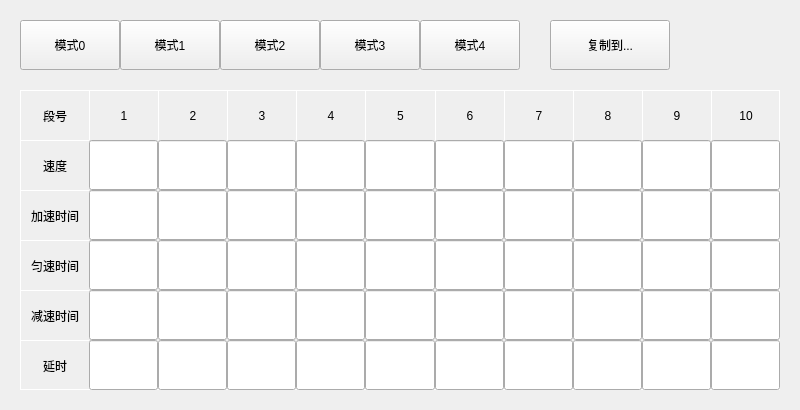
<?xml version="1.0" encoding="UTF-8"?>
<ui version="4.0">
 <class>FormMenuHSetMM2</class>
 <widget class="QWidget" name="FormMenuHSetMM2">
  <property name="geometry">
   <rect>
    <x>0</x>
    <y>0</y>
    <width>800</width>
    <height>410</height>
   </rect>
  </property>
  <property name="windowTitle">
   <string>FormMenuHSetMM2</string>
  </property>
  <widget class="QWidget" name="widget" native="true">
   <property name="geometry">
    <rect>
     <x>20</x>
     <y>20</y>
     <width>500</width>
     <height>50</height>
    </rect>
   </property>
   <layout class="QHBoxLayout" name="horizontalLayout">
    <property name="spacing">
     <number>0</number>
    </property>
    <property name="leftMargin">
     <number>0</number>
    </property>
    <property name="topMargin">
     <number>0</number>
    </property>
    <property name="rightMargin">
     <number>0</number>
    </property>
    <property name="bottomMargin">
     <number>0</number>
    </property>
    <item>
     <widget class="QPushButton" name="pushButton">
      <property name="sizePolicy">
       <sizepolicy hsizetype="Minimum" vsizetype="Minimum">
        <horstretch>0</horstretch>
        <verstretch>0</verstretch>
       </sizepolicy>
      </property>
      <property name="text">
       <string>模式0</string>
      </property>
      <property name="checkable">
       <bool>true</bool>
      </property>
     </widget>
    </item>
    <item>
     <widget class="QPushButton" name="pushButton_2">
      <property name="sizePolicy">
       <sizepolicy hsizetype="Minimum" vsizetype="Minimum">
        <horstretch>0</horstretch>
        <verstretch>0</verstretch>
       </sizepolicy>
      </property>
      <property name="text">
       <string>模式1</string>
      </property>
      <property name="checkable">
       <bool>true</bool>
      </property>
     </widget>
    </item>
    <item>
     <widget class="QPushButton" name="pushButton_3">
      <property name="sizePolicy">
       <sizepolicy hsizetype="Minimum" vsizetype="Minimum">
        <horstretch>0</horstretch>
        <verstretch>0</verstretch>
       </sizepolicy>
      </property>
      <property name="text">
       <string>模式2</string>
      </property>
      <property name="checkable">
       <bool>true</bool>
      </property>
     </widget>
    </item>
    <item>
     <widget class="QPushButton" name="pushButton_4">
      <property name="sizePolicy">
       <sizepolicy hsizetype="Minimum" vsizetype="Minimum">
        <horstretch>0</horstretch>
        <verstretch>0</verstretch>
       </sizepolicy>
      </property>
      <property name="text">
       <string>模式3</string>
      </property>
      <property name="checkable">
       <bool>true</bool>
      </property>
     </widget>
    </item>
    <item>
     <widget class="QPushButton" name="pushButton_5">
      <property name="sizePolicy">
       <sizepolicy hsizetype="Minimum" vsizetype="Minimum">
        <horstretch>0</horstretch>
        <verstretch>0</verstretch>
       </sizepolicy>
      </property>
      <property name="text">
       <string>模式4</string>
      </property>
      <property name="checkable">
       <bool>true</bool>
      </property>
     </widget>
    </item>
   </layout>
  </widget>
  <widget class="QWidget" name="widget_2" native="true">
   <property name="geometry">
    <rect>
     <x>20</x>
     <y>90</y>
     <width>760</width>
     <height>300</height>
    </rect>
   </property>
   <property name="styleSheet">
    <string notr="true">QLabel {
border-left: 1px solid white;
border-top: 1px solid white;
}
.QWidget {
border-right: 1px solid white;
border-bottom: 1px solid white;
}</string>
   </property>
   <layout class="QGridLayout" name="gridLayout">
    <property name="leftMargin">
     <number>0</number>
    </property>
    <property name="topMargin">
     <number>0</number>
    </property>
    <property name="rightMargin">
     <number>0</number>
    </property>
    <property name="bottomMargin">
     <number>0</number>
    </property>
    <property name="spacing">
     <number>0</number>
    </property>
    <item row="0" column="0">
     <widget class="QLabel" name="lab_1">
      <property name="text">
       <string>段号</string>
      </property>
      <property name="alignment">
       <set>Qt::AlignCenter</set>
      </property>
      <property name="margin">
       <number>3</number>
      </property>
     </widget>
    </item>
    <item row="0" column="1">
     <widget class="QLabel" name="dn_1">
      <property name="text">
       <string>1</string>
      </property>
      <property name="alignment">
       <set>Qt::AlignCenter</set>
      </property>
     </widget>
    </item>
    <item row="0" column="2">
     <widget class="QLabel" name="dn_2">
      <property name="text">
       <string>2</string>
      </property>
      <property name="alignment">
       <set>Qt::AlignCenter</set>
      </property>
     </widget>
    </item>
    <item row="0" column="3">
     <widget class="QLabel" name="dn_3">
      <property name="text">
       <string>3</string>
      </property>
      <property name="alignment">
       <set>Qt::AlignCenter</set>
      </property>
     </widget>
    </item>
    <item row="0" column="4">
     <widget class="QLabel" name="dn_4">
      <property name="text">
       <string>4</string>
      </property>
      <property name="alignment">
       <set>Qt::AlignCenter</set>
      </property>
     </widget>
    </item>
    <item row="0" column="5">
     <widget class="QLabel" name="dn_5">
      <property name="text">
       <string>5</string>
      </property>
      <property name="alignment">
       <set>Qt::AlignCenter</set>
      </property>
     </widget>
    </item>
    <item row="0" column="6">
     <widget class="QLabel" name="dn_6">
      <property name="text">
       <string>6</string>
      </property>
      <property name="alignment">
       <set>Qt::AlignCenter</set>
      </property>
     </widget>
    </item>
    <item row="0" column="7">
     <widget class="QLabel" name="dn_7">
      <property name="text">
       <string>7</string>
      </property>
      <property name="alignment">
       <set>Qt::AlignCenter</set>
      </property>
     </widget>
    </item>
    <item row="0" column="8">
     <widget class="QLabel" name="dn_8">
      <property name="text">
       <string>8</string>
      </property>
      <property name="alignment">
       <set>Qt::AlignCenter</set>
      </property>
     </widget>
    </item>
    <item row="0" column="9">
     <widget class="QLabel" name="dn_9">
      <property name="text">
       <string>9</string>
      </property>
      <property name="alignment">
       <set>Qt::AlignCenter</set>
      </property>
     </widget>
    </item>
    <item row="0" column="10">
     <widget class="QLabel" name="dn_10">
      <property name="text">
       <string>10</string>
      </property>
      <property name="alignment">
       <set>Qt::AlignCenter</set>
      </property>
     </widget>
    </item>
    <item row="1" column="0">
     <widget class="QLabel" name="lab_2">
      <property name="text">
       <string>速度</string>
      </property>
      <property name="alignment">
       <set>Qt::AlignCenter</set>
      </property>
      <property name="margin">
       <number>3</number>
      </property>
     </widget>
    </item>
    <item row="1" column="1">
     <widget class="QLineEdit" name="sd_1">
      <property name="sizePolicy">
       <sizepolicy hsizetype="Ignored" vsizetype="Preferred">
        <horstretch>0</horstretch>
        <verstretch>0</verstretch>
       </sizepolicy>
      </property>
      <property name="alignment">
       <set>Qt::AlignCenter</set>
      </property>
     </widget>
    </item>
    <item row="1" column="2">
     <widget class="QLineEdit" name="sd_2">
      <property name="sizePolicy">
       <sizepolicy hsizetype="Ignored" vsizetype="Preferred">
        <horstretch>0</horstretch>
        <verstretch>0</verstretch>
       </sizepolicy>
      </property>
      <property name="alignment">
       <set>Qt::AlignCenter</set>
      </property>
     </widget>
    </item>
    <item row="1" column="3">
     <widget class="QLineEdit" name="sd_3">
      <property name="sizePolicy">
       <sizepolicy hsizetype="Ignored" vsizetype="Preferred">
        <horstretch>0</horstretch>
        <verstretch>0</verstretch>
       </sizepolicy>
      </property>
      <property name="alignment">
       <set>Qt::AlignCenter</set>
      </property>
     </widget>
    </item>
    <item row="1" column="4">
     <widget class="QLineEdit" name="sd_4">
      <property name="sizePolicy">
       <sizepolicy hsizetype="Ignored" vsizetype="Preferred">
        <horstretch>0</horstretch>
        <verstretch>0</verstretch>
       </sizepolicy>
      </property>
      <property name="alignment">
       <set>Qt::AlignCenter</set>
      </property>
     </widget>
    </item>
    <item row="1" column="5">
     <widget class="QLineEdit" name="sd_5">
      <property name="sizePolicy">
       <sizepolicy hsizetype="Ignored" vsizetype="Preferred">
        <horstretch>0</horstretch>
        <verstretch>0</verstretch>
       </sizepolicy>
      </property>
      <property name="alignment">
       <set>Qt::AlignCenter</set>
      </property>
     </widget>
    </item>
    <item row="1" column="6">
     <widget class="QLineEdit" name="sd_6">
      <property name="sizePolicy">
       <sizepolicy hsizetype="Ignored" vsizetype="Preferred">
        <horstretch>0</horstretch>
        <verstretch>0</verstretch>
       </sizepolicy>
      </property>
      <property name="alignment">
       <set>Qt::AlignCenter</set>
      </property>
     </widget>
    </item>
    <item row="1" column="7">
     <widget class="QLineEdit" name="sd_7">
      <property name="sizePolicy">
       <sizepolicy hsizetype="Ignored" vsizetype="Preferred">
        <horstretch>0</horstretch>
        <verstretch>0</verstretch>
       </sizepolicy>
      </property>
      <property name="alignment">
       <set>Qt::AlignCenter</set>
      </property>
     </widget>
    </item>
    <item row="1" column="8">
     <widget class="QLineEdit" name="sd_8">
      <property name="sizePolicy">
       <sizepolicy hsizetype="Ignored" vsizetype="Preferred">
        <horstretch>0</horstretch>
        <verstretch>0</verstretch>
       </sizepolicy>
      </property>
      <property name="alignment">
       <set>Qt::AlignCenter</set>
      </property>
     </widget>
    </item>
    <item row="1" column="9">
     <widget class="QLineEdit" name="sd_9">
      <property name="sizePolicy">
       <sizepolicy hsizetype="Ignored" vsizetype="Preferred">
        <horstretch>0</horstretch>
        <verstretch>0</verstretch>
       </sizepolicy>
      </property>
      <property name="alignment">
       <set>Qt::AlignCenter</set>
      </property>
     </widget>
    </item>
    <item row="1" column="10">
     <widget class="QLineEdit" name="sd_10">
      <property name="sizePolicy">
       <sizepolicy hsizetype="Ignored" vsizetype="Preferred">
        <horstretch>0</horstretch>
        <verstretch>0</verstretch>
       </sizepolicy>
      </property>
      <property name="alignment">
       <set>Qt::AlignCenter</set>
      </property>
     </widget>
    </item>
    <item row="2" column="0">
     <widget class="QLabel" name="lab_3">
      <property name="text">
       <string>加速时间</string>
      </property>
      <property name="alignment">
       <set>Qt::AlignCenter</set>
      </property>
      <property name="margin">
       <number>3</number>
      </property>
     </widget>
    </item>
    <item row="2" column="1">
     <widget class="QLineEdit" name="jssj_1">
      <property name="sizePolicy">
       <sizepolicy hsizetype="Ignored" vsizetype="Preferred">
        <horstretch>0</horstretch>
        <verstretch>0</verstretch>
       </sizepolicy>
      </property>
      <property name="alignment">
       <set>Qt::AlignCenter</set>
      </property>
     </widget>
    </item>
    <item row="2" column="2">
     <widget class="QLineEdit" name="jssj_2">
      <property name="sizePolicy">
       <sizepolicy hsizetype="Ignored" vsizetype="Preferred">
        <horstretch>0</horstretch>
        <verstretch>0</verstretch>
       </sizepolicy>
      </property>
      <property name="alignment">
       <set>Qt::AlignCenter</set>
      </property>
     </widget>
    </item>
    <item row="2" column="3">
     <widget class="QLineEdit" name="jssj_3">
      <property name="sizePolicy">
       <sizepolicy hsizetype="Ignored" vsizetype="Preferred">
        <horstretch>0</horstretch>
        <verstretch>0</verstretch>
       </sizepolicy>
      </property>
      <property name="alignment">
       <set>Qt::AlignCenter</set>
      </property>
     </widget>
    </item>
    <item row="2" column="4">
     <widget class="QLineEdit" name="jssj_4">
      <property name="sizePolicy">
       <sizepolicy hsizetype="Ignored" vsizetype="Preferred">
        <horstretch>0</horstretch>
        <verstretch>0</verstretch>
       </sizepolicy>
      </property>
      <property name="alignment">
       <set>Qt::AlignCenter</set>
      </property>
     </widget>
    </item>
    <item row="2" column="5">
     <widget class="QLineEdit" name="jssj_5">
      <property name="sizePolicy">
       <sizepolicy hsizetype="Ignored" vsizetype="Preferred">
        <horstretch>0</horstretch>
        <verstretch>0</verstretch>
       </sizepolicy>
      </property>
      <property name="alignment">
       <set>Qt::AlignCenter</set>
      </property>
     </widget>
    </item>
    <item row="2" column="6">
     <widget class="QLineEdit" name="jssj_6">
      <property name="sizePolicy">
       <sizepolicy hsizetype="Ignored" vsizetype="Preferred">
        <horstretch>0</horstretch>
        <verstretch>0</verstretch>
       </sizepolicy>
      </property>
      <property name="alignment">
       <set>Qt::AlignCenter</set>
      </property>
     </widget>
    </item>
    <item row="2" column="7">
     <widget class="QLineEdit" name="jssj_7">
      <property name="sizePolicy">
       <sizepolicy hsizetype="Ignored" vsizetype="Preferred">
        <horstretch>0</horstretch>
        <verstretch>0</verstretch>
       </sizepolicy>
      </property>
      <property name="alignment">
       <set>Qt::AlignCenter</set>
      </property>
     </widget>
    </item>
    <item row="2" column="8">
     <widget class="QLineEdit" name="jssj_8">
      <property name="sizePolicy">
       <sizepolicy hsizetype="Ignored" vsizetype="Preferred">
        <horstretch>0</horstretch>
        <verstretch>0</verstretch>
       </sizepolicy>
      </property>
      <property name="alignment">
       <set>Qt::AlignCenter</set>
      </property>
     </widget>
    </item>
    <item row="2" column="9">
     <widget class="QLineEdit" name="jssj_9">
      <property name="sizePolicy">
       <sizepolicy hsizetype="Ignored" vsizetype="Preferred">
        <horstretch>0</horstretch>
        <verstretch>0</verstretch>
       </sizepolicy>
      </property>
      <property name="alignment">
       <set>Qt::AlignCenter</set>
      </property>
     </widget>
    </item>
    <item row="2" column="10">
     <widget class="QLineEdit" name="jssj_10">
      <property name="sizePolicy">
       <sizepolicy hsizetype="Ignored" vsizetype="Preferred">
        <horstretch>0</horstretch>
        <verstretch>0</verstretch>
       </sizepolicy>
      </property>
      <property name="alignment">
       <set>Qt::AlignCenter</set>
      </property>
     </widget>
    </item>
    <item row="3" column="0">
     <widget class="QLabel" name="lab_4">
      <property name="text">
       <string>匀速时间</string>
      </property>
      <property name="alignment">
       <set>Qt::AlignCenter</set>
      </property>
      <property name="margin">
       <number>3</number>
      </property>
     </widget>
    </item>
    <item row="3" column="1">
     <widget class="QLineEdit" name="yssj_1">
      <property name="sizePolicy">
       <sizepolicy hsizetype="Ignored" vsizetype="Preferred">
        <horstretch>0</horstretch>
        <verstretch>0</verstretch>
       </sizepolicy>
      </property>
      <property name="alignment">
       <set>Qt::AlignCenter</set>
      </property>
     </widget>
    </item>
    <item row="3" column="2">
     <widget class="QLineEdit" name="yssj_2">
      <property name="sizePolicy">
       <sizepolicy hsizetype="Ignored" vsizetype="Preferred">
        <horstretch>0</horstretch>
        <verstretch>0</verstretch>
       </sizepolicy>
      </property>
      <property name="alignment">
       <set>Qt::AlignCenter</set>
      </property>
     </widget>
    </item>
    <item row="3" column="3">
     <widget class="QLineEdit" name="yssj_3">
      <property name="sizePolicy">
       <sizepolicy hsizetype="Ignored" vsizetype="Preferred">
        <horstretch>0</horstretch>
        <verstretch>0</verstretch>
       </sizepolicy>
      </property>
      <property name="alignment">
       <set>Qt::AlignCenter</set>
      </property>
     </widget>
    </item>
    <item row="3" column="4">
     <widget class="QLineEdit" name="yssj_4">
      <property name="sizePolicy">
       <sizepolicy hsizetype="Ignored" vsizetype="Preferred">
        <horstretch>0</horstretch>
        <verstretch>0</verstretch>
       </sizepolicy>
      </property>
      <property name="alignment">
       <set>Qt::AlignCenter</set>
      </property>
     </widget>
    </item>
    <item row="3" column="5">
     <widget class="QLineEdit" name="yssj_5">
      <property name="sizePolicy">
       <sizepolicy hsizetype="Ignored" vsizetype="Preferred">
        <horstretch>0</horstretch>
        <verstretch>0</verstretch>
       </sizepolicy>
      </property>
      <property name="alignment">
       <set>Qt::AlignCenter</set>
      </property>
     </widget>
    </item>
    <item row="3" column="6">
     <widget class="QLineEdit" name="yssj_6">
      <property name="sizePolicy">
       <sizepolicy hsizetype="Ignored" vsizetype="Preferred">
        <horstretch>0</horstretch>
        <verstretch>0</verstretch>
       </sizepolicy>
      </property>
      <property name="alignment">
       <set>Qt::AlignCenter</set>
      </property>
     </widget>
    </item>
    <item row="3" column="7">
     <widget class="QLineEdit" name="yssj_7">
      <property name="sizePolicy">
       <sizepolicy hsizetype="Ignored" vsizetype="Preferred">
        <horstretch>0</horstretch>
        <verstretch>0</verstretch>
       </sizepolicy>
      </property>
      <property name="alignment">
       <set>Qt::AlignCenter</set>
      </property>
     </widget>
    </item>
    <item row="3" column="8">
     <widget class="QLineEdit" name="yssj_8">
      <property name="sizePolicy">
       <sizepolicy hsizetype="Ignored" vsizetype="Preferred">
        <horstretch>0</horstretch>
        <verstretch>0</verstretch>
       </sizepolicy>
      </property>
      <property name="alignment">
       <set>Qt::AlignCenter</set>
      </property>
     </widget>
    </item>
    <item row="3" column="9">
     <widget class="QLineEdit" name="yssj_9">
      <property name="sizePolicy">
       <sizepolicy hsizetype="Ignored" vsizetype="Preferred">
        <horstretch>0</horstretch>
        <verstretch>0</verstretch>
       </sizepolicy>
      </property>
      <property name="alignment">
       <set>Qt::AlignCenter</set>
      </property>
     </widget>
    </item>
    <item row="3" column="10">
     <widget class="QLineEdit" name="yssj_10">
      <property name="sizePolicy">
       <sizepolicy hsizetype="Ignored" vsizetype="Preferred">
        <horstretch>0</horstretch>
        <verstretch>0</verstretch>
       </sizepolicy>
      </property>
      <property name="alignment">
       <set>Qt::AlignCenter</set>
      </property>
     </widget>
    </item>
    <item row="4" column="0">
     <widget class="QLabel" name="lab_5">
      <property name="text">
       <string>减速时间</string>
      </property>
      <property name="alignment">
       <set>Qt::AlignCenter</set>
      </property>
      <property name="margin">
       <number>3</number>
      </property>
     </widget>
    </item>
    <item row="4" column="1">
     <widget class="QLineEdit" name="jnssj_2">
      <property name="sizePolicy">
       <sizepolicy hsizetype="Ignored" vsizetype="Preferred">
        <horstretch>0</horstretch>
        <verstretch>0</verstretch>
       </sizepolicy>
      </property>
      <property name="alignment">
       <set>Qt::AlignCenter</set>
      </property>
     </widget>
    </item>
    <item row="4" column="2">
     <widget class="QLineEdit" name="jnssj_3">
      <property name="sizePolicy">
       <sizepolicy hsizetype="Ignored" vsizetype="Preferred">
        <horstretch>0</horstretch>
        <verstretch>0</verstretch>
       </sizepolicy>
      </property>
      <property name="alignment">
       <set>Qt::AlignCenter</set>
      </property>
     </widget>
    </item>
    <item row="4" column="3">
     <widget class="QLineEdit" name="jnssj_4">
      <property name="sizePolicy">
       <sizepolicy hsizetype="Ignored" vsizetype="Preferred">
        <horstretch>0</horstretch>
        <verstretch>0</verstretch>
       </sizepolicy>
      </property>
      <property name="alignment">
       <set>Qt::AlignCenter</set>
      </property>
     </widget>
    </item>
    <item row="4" column="4">
     <widget class="QLineEdit" name="jnssj_5">
      <property name="sizePolicy">
       <sizepolicy hsizetype="Ignored" vsizetype="Preferred">
        <horstretch>0</horstretch>
        <verstretch>0</verstretch>
       </sizepolicy>
      </property>
      <property name="alignment">
       <set>Qt::AlignCenter</set>
      </property>
     </widget>
    </item>
    <item row="4" column="5">
     <widget class="QLineEdit" name="jnssj_6">
      <property name="sizePolicy">
       <sizepolicy hsizetype="Ignored" vsizetype="Preferred">
        <horstretch>0</horstretch>
        <verstretch>0</verstretch>
       </sizepolicy>
      </property>
      <property name="alignment">
       <set>Qt::AlignCenter</set>
      </property>
     </widget>
    </item>
    <item row="4" column="6">
     <widget class="QLineEdit" name="jnssj_7">
      <property name="sizePolicy">
       <sizepolicy hsizetype="Ignored" vsizetype="Preferred">
        <horstretch>0</horstretch>
        <verstretch>0</verstretch>
       </sizepolicy>
      </property>
      <property name="alignment">
       <set>Qt::AlignCenter</set>
      </property>
     </widget>
    </item>
    <item row="4" column="7">
     <widget class="QLineEdit" name="jnssj_8">
      <property name="sizePolicy">
       <sizepolicy hsizetype="Ignored" vsizetype="Preferred">
        <horstretch>0</horstretch>
        <verstretch>0</verstretch>
       </sizepolicy>
      </property>
      <property name="alignment">
       <set>Qt::AlignCenter</set>
      </property>
     </widget>
    </item>
    <item row="4" column="8">
     <widget class="QLineEdit" name="jnssj_9">
      <property name="sizePolicy">
       <sizepolicy hsizetype="Ignored" vsizetype="Preferred">
        <horstretch>0</horstretch>
        <verstretch>0</verstretch>
       </sizepolicy>
      </property>
      <property name="alignment">
       <set>Qt::AlignCenter</set>
      </property>
     </widget>
    </item>
    <item row="4" column="9">
     <widget class="QLineEdit" name="jnssj_10">
      <property name="sizePolicy">
       <sizepolicy hsizetype="Ignored" vsizetype="Preferred">
        <horstretch>0</horstretch>
        <verstretch>0</verstretch>
       </sizepolicy>
      </property>
      <property name="alignment">
       <set>Qt::AlignCenter</set>
      </property>
     </widget>
    </item>
    <item row="4" column="10">
     <widget class="QLineEdit" name="jnssj_11">
      <property name="sizePolicy">
       <sizepolicy hsizetype="Ignored" vsizetype="Preferred">
        <horstretch>0</horstretch>
        <verstretch>0</verstretch>
       </sizepolicy>
      </property>
      <property name="alignment">
       <set>Qt::AlignCenter</set>
      </property>
     </widget>
    </item>
    <item row="5" column="0">
     <widget class="QLabel" name="lab_6">
      <property name="text">
       <string>延时</string>
      </property>
      <property name="alignment">
       <set>Qt::AlignCenter</set>
      </property>
      <property name="margin">
       <number>3</number>
      </property>
     </widget>
    </item>
    <item row="5" column="1">
     <widget class="QLineEdit" name="ys_1">
      <property name="sizePolicy">
       <sizepolicy hsizetype="Ignored" vsizetype="Preferred">
        <horstretch>0</horstretch>
        <verstretch>0</verstretch>
       </sizepolicy>
      </property>
      <property name="alignment">
       <set>Qt::AlignCenter</set>
      </property>
     </widget>
    </item>
    <item row="5" column="2">
     <widget class="QLineEdit" name="ys_2">
      <property name="sizePolicy">
       <sizepolicy hsizetype="Ignored" vsizetype="Preferred">
        <horstretch>0</horstretch>
        <verstretch>0</verstretch>
       </sizepolicy>
      </property>
      <property name="alignment">
       <set>Qt::AlignCenter</set>
      </property>
     </widget>
    </item>
    <item row="5" column="3">
     <widget class="QLineEdit" name="ys_3">
      <property name="sizePolicy">
       <sizepolicy hsizetype="Ignored" vsizetype="Preferred">
        <horstretch>0</horstretch>
        <verstretch>0</verstretch>
       </sizepolicy>
      </property>
      <property name="alignment">
       <set>Qt::AlignCenter</set>
      </property>
     </widget>
    </item>
    <item row="5" column="4">
     <widget class="QLineEdit" name="ys_4">
      <property name="sizePolicy">
       <sizepolicy hsizetype="Ignored" vsizetype="Preferred">
        <horstretch>0</horstretch>
        <verstretch>0</verstretch>
       </sizepolicy>
      </property>
      <property name="alignment">
       <set>Qt::AlignCenter</set>
      </property>
     </widget>
    </item>
    <item row="5" column="5">
     <widget class="QLineEdit" name="ys_5">
      <property name="sizePolicy">
       <sizepolicy hsizetype="Ignored" vsizetype="Preferred">
        <horstretch>0</horstretch>
        <verstretch>0</verstretch>
       </sizepolicy>
      </property>
      <property name="alignment">
       <set>Qt::AlignCenter</set>
      </property>
     </widget>
    </item>
    <item row="5" column="6">
     <widget class="QLineEdit" name="ys_6">
      <property name="sizePolicy">
       <sizepolicy hsizetype="Ignored" vsizetype="Preferred">
        <horstretch>0</horstretch>
        <verstretch>0</verstretch>
       </sizepolicy>
      </property>
      <property name="alignment">
       <set>Qt::AlignCenter</set>
      </property>
     </widget>
    </item>
    <item row="5" column="7">
     <widget class="QLineEdit" name="ys_7">
      <property name="sizePolicy">
       <sizepolicy hsizetype="Ignored" vsizetype="Preferred">
        <horstretch>0</horstretch>
        <verstretch>0</verstretch>
       </sizepolicy>
      </property>
      <property name="alignment">
       <set>Qt::AlignCenter</set>
      </property>
     </widget>
    </item>
    <item row="5" column="8">
     <widget class="QLineEdit" name="ys_8">
      <property name="sizePolicy">
       <sizepolicy hsizetype="Ignored" vsizetype="Preferred">
        <horstretch>0</horstretch>
        <verstretch>0</verstretch>
       </sizepolicy>
      </property>
      <property name="alignment">
       <set>Qt::AlignCenter</set>
      </property>
     </widget>
    </item>
    <item row="5" column="9">
     <widget class="QLineEdit" name="ys_9">
      <property name="sizePolicy">
       <sizepolicy hsizetype="Ignored" vsizetype="Preferred">
        <horstretch>0</horstretch>
        <verstretch>0</verstretch>
       </sizepolicy>
      </property>
      <property name="alignment">
       <set>Qt::AlignCenter</set>
      </property>
     </widget>
    </item>
    <item row="5" column="10">
     <widget class="QLineEdit" name="ys_10">
      <property name="sizePolicy">
       <sizepolicy hsizetype="Ignored" vsizetype="Preferred">
        <horstretch>0</horstretch>
        <verstretch>0</verstretch>
       </sizepolicy>
      </property>
      <property name="alignment">
       <set>Qt::AlignCenter</set>
      </property>
     </widget>
    </item>
   </layout>
  </widget>
  <widget class="QPushButton" name="pushButton_copy">
   <property name="geometry">
    <rect>
     <x>550</x>
     <y>20</y>
     <width>120</width>
     <height>50</height>
    </rect>
   </property>
   <property name="sizePolicy">
    <sizepolicy hsizetype="Minimum" vsizetype="Minimum">
     <horstretch>0</horstretch>
     <verstretch>0</verstretch>
    </sizepolicy>
   </property>
   <property name="text">
    <string>复制到...</string>
   </property>
   <property name="checkable">
    <bool>true</bool>
   </property>
  </widget>
 </widget>
 <resources/>
 <connections/>
</ui>
